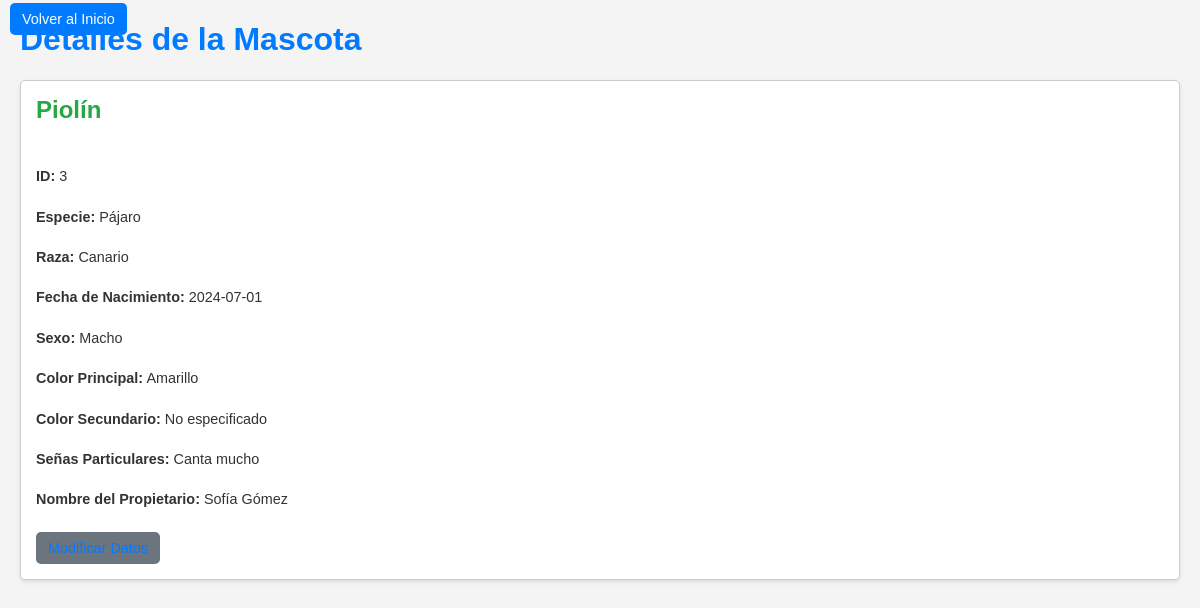
/ver_mascota.php?id=3, run on the app's committed database.
### tables this page shows
CREATE TABLE `mascotas` (
  `id_mascota` int(11) NOT NULL,
  `nombre` varchar(100) NOT NULL,
  `especie` varchar(50) NOT NULL,
  `raza` varchar(50) DEFAULT NULL,
  `fecha_nacimiento` date DEFAULT NULL,
  `sexo` char(1) DEFAULT NULL,
  `color_principal` varchar(50) DEFAULT NULL,
  `color_secundario` varchar(50) DEFAULT NULL,
  `senas_particulares` text DEFAULT NULL,
  `foto_url` varchar(255) DEFAULT NULL,
  `nombre_propietario` varchar(100) NOT NULL
);

### ver_mascota.php (the view, shortened to what this page needs)
<?php
require_once 'database.php';
$conn = new mysqli($db_host, $db_user, $db_pass, $db_name);
$mascota = null;
$mensaje_error = null;
if (isset($_GET['id']) && is_numeric($_GET['id'])) {
    $id_mascota = $_GET['id'];
    $sql = "SELECT * FROM mascotas WHERE id_mascota = ?";
    $stmt = $conn->prepare($sql);
    if ($stmt) {
        $stmt->bind_param("i", $id_mascota);
        $stmt->execute();
        $result = $stmt->get_result();
        if ($result->num_rows > 0) {
            $mascota = $result->fetch_assoc();
        } else {
            $mensaje_error = "Mascota no encontrada.";
        }
    } else {
        $mensaje_error = "Error al preparar la consulta: " . $conn->error;
    }
} else {
    $mensaje_error = "ID de mascota no válido.";
}
?>
<!DOCTYPE html>
<html lang="es">
<head>
</head>
<body>
    <div class="volver-index">
        <a href="index.php">Volver al Inicio</a>
    </div>
    <h1>Detalles de la Mascota</h1>
    <?php if (isset($mensaje_error)): ?>
        <p class="error"><?php echo $mensaje_error; ?></p>
    <?php elseif ($mascota): ?>
        <div id="detalles_mascota">
            <h2><?php echo htmlspecialchars($mascota['nombre']); ?></h2>
            <p><strong>ID:</strong> <?php echo htmlspecialchars($mascota['id_mascota']); ?></p>
            <p><strong>Especie:</strong> <?php echo htmlspecialchars($mascota['especie']); ?></p>
            <p><strong>Raza:</strong> <?php echo htmlspecialchars($mascota['raza'] ?: 'No especificada'); ?></p>
            <p><strong>Fecha de Nacimiento:</strong> <?php echo htmlspecialchars($mascota['fecha_nacimiento'] ?: 'No especificada'); ?></p>
            <p><strong>Sexo:</strong> <?php echo htmlspecialchars($mascota['sexo'] === 'M' ? 'Macho' : ($mascota['sexo'] === 'H' ? 'Hembra' : 'Desconocido')); ?></p>
            <p><strong>Color Principal:</strong> <?php echo htmlspecialchars($mascota['color_principal'] ?: 'No especificado'); ?></p>
            <p><strong>Color Secundario:</strong> <?php echo htmlspecialchars($mascota['color_secundario'] ?: 'No especificado'); ?></p>
            <p><strong>Señas Particulares:</strong> <?php echo htmlspecialchars($mascota['senas_particulares'] ?: 'Ninguna'); ?></p>
            <p><strong>Nombre del Propietario:</strong> <?php echo htmlspecialchars($mascota['nombre_propietario']); ?></p>
            <div class="acciones">
                <a href="modificar_mascota.php?id=<?php echo htmlspecialchars($mascota['id_mascota']); ?>">Modificar Datos</a>
            </div>
        </div>
    <?php else: ?>
        <p>No se ha especificado un ID de mascota.</p>
    <?php endif; ?>
</body>
</html>

### ver_mascota.php (style rules this page uses)
body { font-family: sans-serif; margin: 20px; background-color: #f4f4f4; color: #333; }
h1 { color: #007bff; }
#detalles_mascota { margin-top: 20px; border: 1px solid #ccc; padding: 15px; border-radius: 5px; background-color: #fff; box-shadow: 0 2px 4px rgba(0, 0, 0, 0.1); display: flex; flex-direction: column; gap: 10px; }
#detalles_mascota h2 { color: #28a745; margin-top: 0; }
#detalles_mascota p { margin-bottom: 0; font-size: 0.9em; }
#detalles_mascota strong { font-weight: bold; }
#detalles_mascota a { color: #007bff; text-decoration: none; }
.acciones { margin-top: 15px; display: flex; gap: 10px; align-items: center; }
.acciones a, .acciones button { background-color: #6c757d; color: white; padding: 8px 12px; border-radius: 5px; text-decoration: none; font-size: 0.9em; border: none; cursor: pointer; }
.volver-index { position: absolute; top: 10px; left: 10px; }
.volver-index a { background-color: #007bff; color: white; padding: 8px 12px; border-radius: 5px; text-decoration: none; font-size: 0.9em; }

### data on the page
mascotas: nombre "Piolín", id_mascota "3", especie "Pájaro", raza "Canario", fecha_nacimiento "2024-07-01", sexo "Macho", color_principal "Amarillo", color_secundario "No especificado", senas_particulares "Canta mucho", nombre_propietario "Sofía Gómez"
